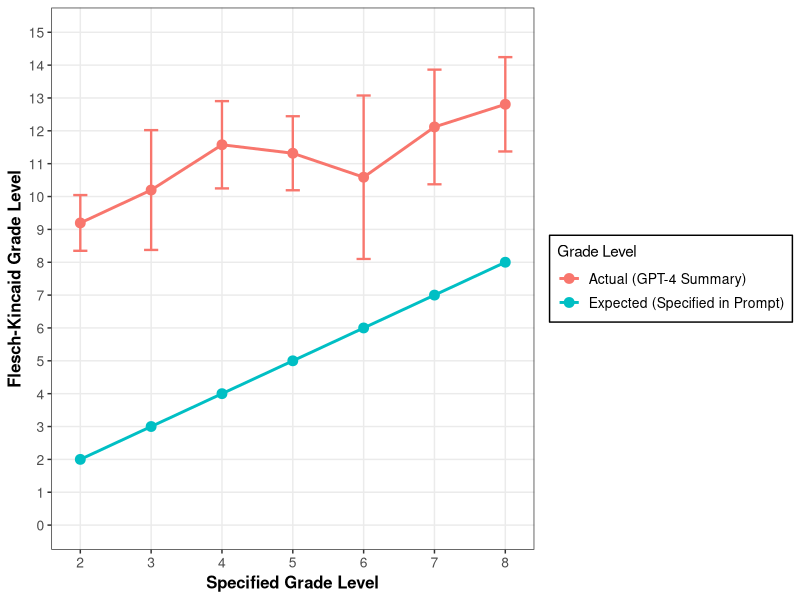

Recreate this plot in R.
library(ggplot2)
library(dplyr)
library(tidyr)

df <- read.csv("./data/Grade_Level_Comparison.csv", check.names=FALSE)

df_long <- df %>% 
  pivot_longer(cols = c("Expected","Actual"),
             names_to = "Expected vs Actual",
             values_to = "Flesch-Kincaid Grade Level")

df_final <- df_long %>% 
  group_by(`Expected vs Actual`, `Specified Grade Level`) %>%
    summarise(
      mean_grade = mean(`Flesch-Kincaid Grade Level`),
      sd_grade = sd(`Flesch-Kincaid Grade Level`)
    )

plt <- ggplot(df_final, aes(x = `Specified Grade Level`, y = mean_grade, 
                     color = `Expected vs Actual`, group = `Expected vs Actual`)) +
  geom_line(size = 1) +
  geom_point(size = 3) +
  geom_errorbar(data = df_final %>% filter(`Expected vs Actual` == "Actual"),
                aes(ymin = mean_grade - sd_grade, ymax = mean_grade + sd_grade), 
                width = 0.2, size = 0.8) +
  labs(
    x = "Specified Grade Level",
    y = "Flesch-Kincaid Grade Level",
    color = "Grade Level"
  ) +
  scale_x_continuous(breaks = 2:8) +
  scale_y_continuous(limits = c(0,15),breaks = 0:15) +
  theme_bw() +  # Clean white background
  theme(
    panel.grid.minor = element_blank(),  # Remove minor gridlines
    legend.position = "right",  # Position on right of the plot
    legend.background = element_rect(fill = "white", color = "black"),
    axis.title = element_text(size = 12, face = "bold"),
    axis.text = element_text(size = 10),
    legend.text = element_text(size = 10),
    plot.title = element_text(size = 12, face = "bold", hjust = 0.5)
  )

plt <- plt + scale_color_manual(
  labels = c("Actual (GPT-4 Summary)", "Expected (Specified in Prompt)"),
  values = c("#F8766D","#00BFC4")
)


ggsave("SuppFig1.png", plt, width = 8, height = 6, dpi = 300)